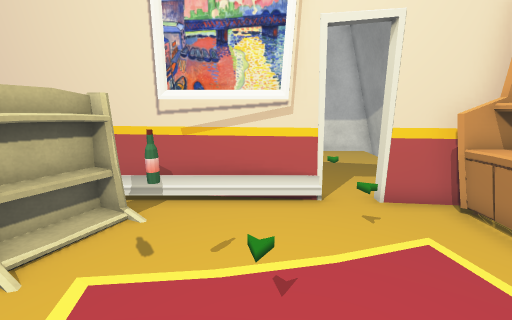
view 1 (above)

12 first-person views from a walk through a scene from a Unity 3-D project. The camera is 1.4 m above the floor, tilts 12° down and sees 90° across. The floor is counted in squares, 0.5 m on a side. Each view is taken from the middle of a square. On the plan, view 1 faces up. The plan holds only what a view shows up to about 19 squares ahead; the rest is blank. The place goes on beyond the plan. Some animated figures are left out. Door leaves are left out, so doorways stand open. Some surface patterns are stand-ins.

view 2
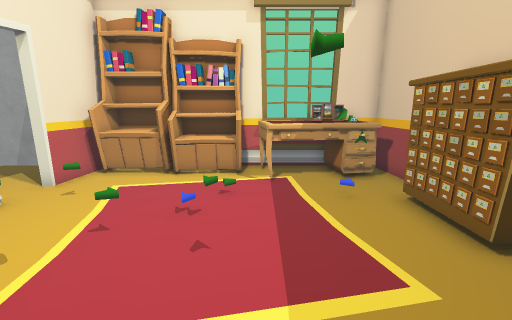

view 3
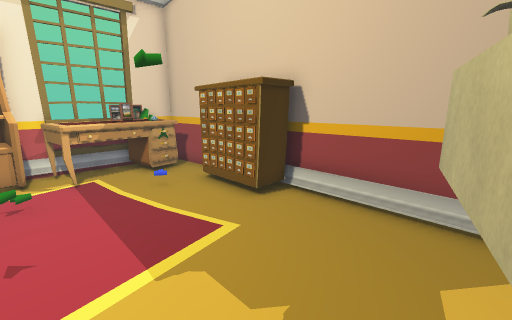

view 4
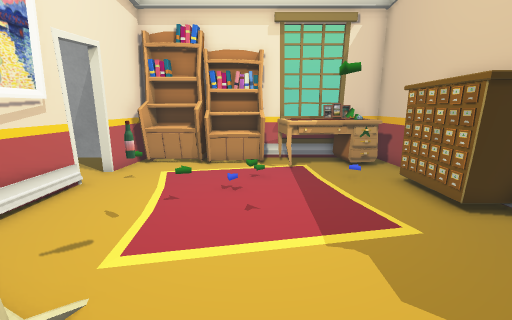

view 5
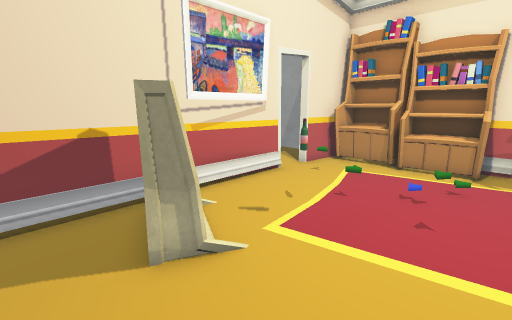

view 6
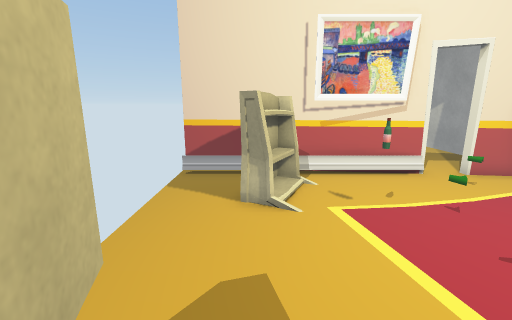

view 7
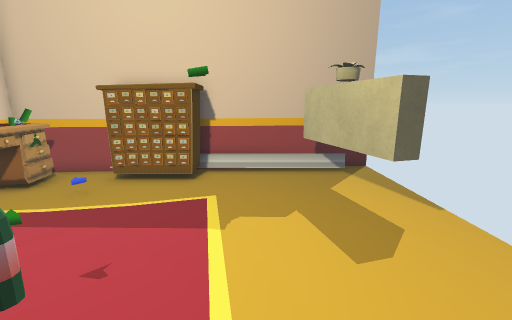

view 8
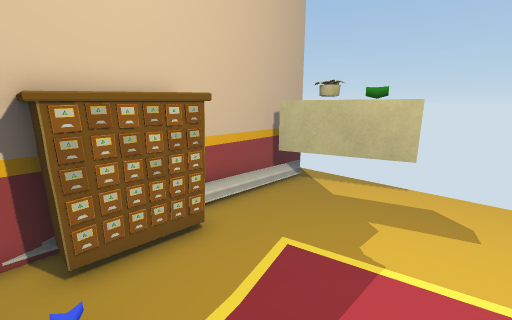

view 9
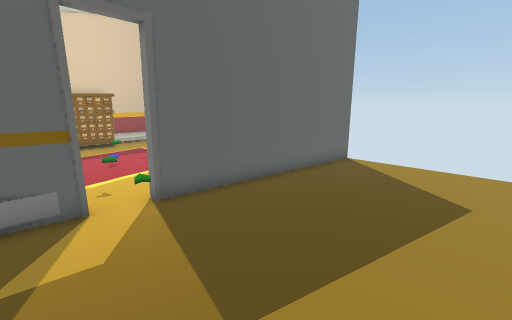

view 10
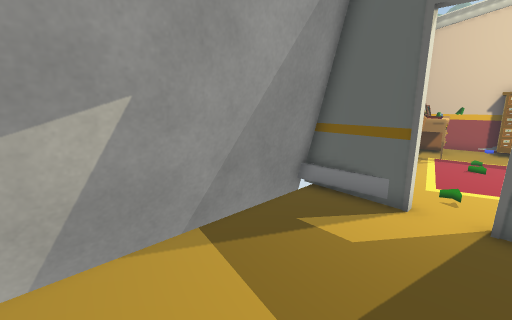

view 11
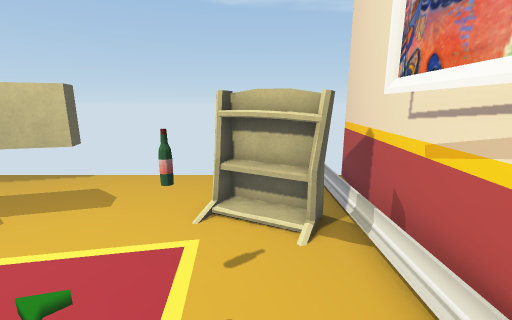

view 12
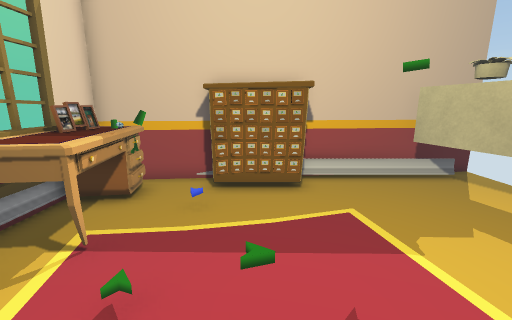

### Floor plan
Points are (right, up) in squares from view 1. A wall is a line through its corners. A room is listed if a view was taken in it or the views show most of it. See-through windows are left out.
Room 1 (views 1, 2, 3, 4, 5, 6, 7, 8, 11, 12)
walls: (3.9, -3.2) (4.2, -2.8); (2, 7.4) (-8.2, 8.5); (2.4, -5.9) (6.9, -5.5) (6.9, 0.8); (-7.1, -1.2) (-6.3, -1) (-5, -5.7); (6.6, -3.5) (6.6, -0.2); (7.1, -3.5) (7.1, -0.5); (6.9, 6.9) (4.3, 7.1); (-6, -6.7) (-0.3, -6.1)
ways out: open door at (2.5, 7.5) to room 2
objects: other object (-5, 4) to (-4, 7); other object (-2, 4); other object (-1, -5) to (3, -4); other object (4, -6); other object (4, -5) to (6, 0); other object (4, 7); other object (5, 1) to (6, 3); other object (5, 4) to (6, 6)
Room 2 (views 9, 10)
walls: (4.4, 7.4) (7.3, 7.1); (6.6, 7.1) (6.6, 16.3); (6.9, 7.1) (6.9, 16.3); (7.4, 16.2) (4.3, 16.2); (-8.3, 8.8) (2, 7.7)
low walls: (7.1, 7.1) (7.1, 16.3); (7.3, 7.4) (7.3, 15.4)
ways out: open door at (2.5, 7.5) to room 1

Where each view was taken, in squares from view 1:
view 1: 0 up, 0 right, facing up
view 2: 0 up, 5 left, facing right
view 3: 1 up, 6 left, facing down-right
view 4: 1 up, 7 left, facing right
view 5: 0 up, 7 left, facing up-right
view 6: 3 down, 5 left, facing up
view 7: 5 up, 3 left, facing down
view 8: 1 up, 3 right, facing down-left
view 9: 15 up, 5 right, facing down-left
view 10: 15 up, 2 right, facing down-right
view 11: 5 up, 2 right, facing left
view 12: 4 up, 1 right, facing down
